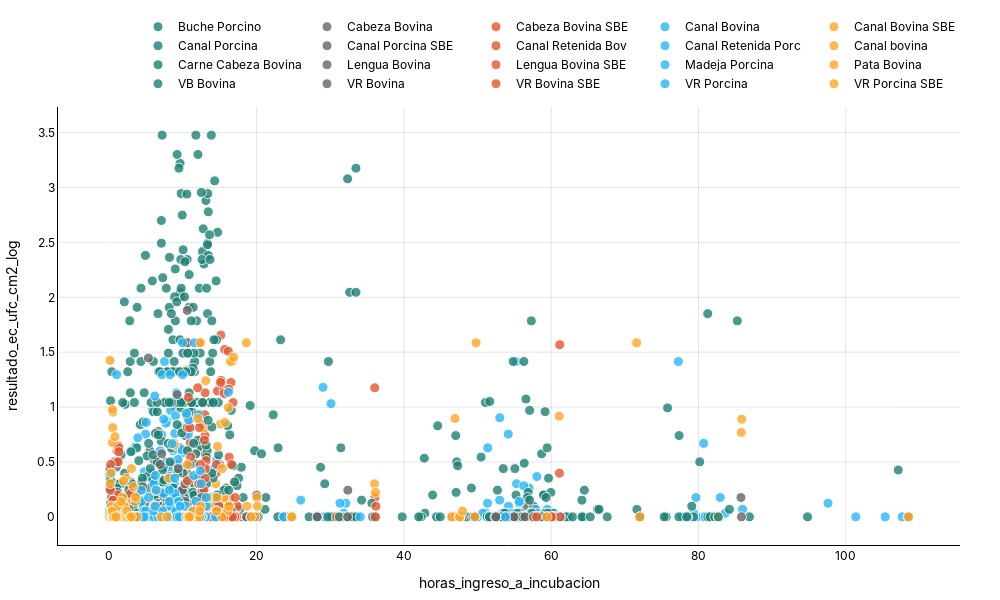

Write notebook code for a chart like this one.
### Code cell
#[analisis_ecoli_36c_24h["resultado_ec_ufc_cm2"]>0]
plot_scatter(
    df=analisis_ecoli_36c_24h,
     x_col="horas_ingreso_a_incubacion",
      y_col="resultado_ec_ufc_cm2_log",
       group_col="tipo_muestra_producto", 
       size_col="", 
       order_groups=None, 
       hover_data_cols=None, 
       title="", 
       x_title=None, 
       y_title=None, 
       text_format=".1f", 
       marker_size=10, 
       marker_opacity=0.8, 
       marker_colors=None, 
       height=600, 
       width=1000, 
       font_family="Inter, Arial, sans-serif", 
       output_path=None
)

### Figure 1 — Plotly figure (JSON) as saved in the notebook; plotly's stock layout.template omitted (floating-point values rounded to 4 significant figures; data arrays with more than 128 entries replaced by an {"elided": "..."} marker saying what was removed)
{"data": [{"customdata": {"elided": "136x3 str values"}, "hovertemplate": "<b>tipo_muestra_producto:</b> %{customdata[2]}<br><b>horas_ingreso_a_incubacion:</b> %{customdata[0]}<br><b>resultado_ec_ufc_cm2_log:</b> %{customdata[1]}<extra></extra>", "marker": {"color": "#1C8074", "line": {"color": "white", "width": 1}, "opacity": 0.8, "size": 10, "sizemode": "diameter", "sizeref": 1}, "mode": "markers", "name": "Buche Porcino", "type": "scatter", "x": {"elided": "136 float values"}, "y": {"elided": "136 float values"}}, {"customdata": {"elided": "141x3 str values"}, "hovertemplate": "<b>tipo_muestra_producto:</b> %{customdata[2]}<br><b>horas_ingreso_a_incubacion:</b> %{customdata[0]}<br><b>resultado_ec_ufc_cm2_log:</b> %{customdata[1]}<extra></extra>", "marker": {"color": "#666666", "line": {"color": "white", "width": 1}, "opacity": 0.8, "size": 10, "sizemode": "diameter", "sizeref": 1}, "mode": "markers", "name": "Cabeza Bovina", "type": "scatter", "x": {"elided": "141 float values"}, "y": {"elided": "141 float values"}}, {"customdata": {"elided": "125x3 str values"}, "hovertemplate": "<b>tipo_muestra_producto:</b> %{customdata[2]}<br><b>horas_ingreso_a_incubacion:</b> %{customdata[0]}<br><b>resultado_ec_ufc_cm2_log:</b> %{customdata[1]}<extra></extra>", "marker": {"color": "#E4572E", "line": {"color": "white", "width": 1}, "opacity": 0.8, "size": 10, "sizemode": "diameter", "sizeref": 1}, "mode": "markers", "name": "Cabeza Bovina SBE", "type": "scatter", "x": [8.567, 13.17, 11.8, 11.83, 12.4, 12.43, 12.47, 13.73, 13.9, 10.88, 15.45, 2.983, 0.6333, 10.63, 10.77, 11.0, 12.3, 12.43, 14.07, 15.2, 13.57, 12.32, 12.45, 12.48, 13.67, 15.08, 15.22, 15.35, 12.97, 13.1, 14.4, 14.67, 12.33, 1.4, 14.4, 12.5, 0.1333, 16.18, 16.32, 12.57, 10.93, 12.82, 60.07, 15.03, 15.13, 14.52, 61.15, 13.0, 11.87, 12.82, 12.03, 12.13, 12.27, 16.08, 13.38, 0.5667, 15.88, 14.68, 14.78, 0.1667, 0.25, 1.933, 11.4, 13.45, 13.75, 13.92, 14.02, 14.18, 12.23, 12.37, 16.23, 16.37, 13.07, 13.2, 15.4, 15.53, 17.07, 17.2, 58.07, 13.08, 16.17, 16.33, 14.17, 14.17, 14.75, 14.75, 16.98, 13.05, 13.82, 17.35, 14.55, 14.98, 14.2, 15.73, 15.87, 12.23, 12.33, 12.03, 13.15, 0.2833, 16.6, 16.77, 11.08, 36.07, 36.17, 12.9, 12.97, 9.65, 16.52, 15.63, 7.4, 17.07, 12.23, 12.13, 0.9, 0.4, 13.83, 10.57, 16.32, 14.85, 16.6, 16.77, 15.4, 15.6, 12.58], "y": [0.0, 0.0, 0.0, 0.1761, 0.0, 0.8603, 0.0, 0.0, 0.0, 0.09691, 0.0, 0.09691, 0.0, 0.6021, 0.0, 0.6767, 0.0, 0.0, 0.0, 0.0, 0.0, 0.0, 0.0, 0.09691, 0.0, 0.0, 0.0, 0.0, 0.09691, 0.0, 0.0, 1.146, 0.0, 0.0, 0.0, 0.0, 0.0, 0.0, 0.0, 0.3979, 0.0, 0.243, 0.0, 0.0, 1.656, 0.3979, 1.568, 0.7404, 0.0, 0.0, 0.0, 0.0, 0.0, 0.0, 0.3522, 0.0, 0.0, 0.0, 0.0, 0.0, 0.0, 0.0, 0.0, 0.0, 0.0, 0.0, 0.0, 0.0, 0.0, 0.0, 0.0, 0.0, 0.0, 0.0, 0.0, 0.0, 0.0, 0.0, 0.0, 0.0, 0.09691, 0.1761, 0.0, 0.0, 0.0, 0.0, 0.0, 0.0, 0.0, 0.0, 0.0, 0.4771, 0.0, 0.0, 0.09691, 0.0, 0.6021, 0.09691, 0.4393, 0.0, 0.0, 0.0, 0.0, 0.1761, 0.0, 0.0, 0.9294, 0.0, 1.224, 0.0, 0.301, 0.0, 0.0, 0.0, 0.301, 0.0, 0.0, 0.3979, 0.0, 0.1761, 0.0, 0.0, 0.0, 1.161, 0.3522]}, {"customdata": {"elided": "674x3 str values"}, "hovertemplate": "<b>tipo_muestra_producto:</b> %{customdata[2]}<br><b>horas_ingreso_a_incubacion:</b> %{customdata[0]}<br><b>resultado_ec_ufc_cm2_log:</b> %{customdata[1]}<extra></extra>", "marker": {"color": "#29B6F6", "line": {"color": "white", "width": 1}, "opacity": 0.8, "size": 10, "sizemode": "diameter", "sizeref": 1}, "mode": "markers", "name": "Canal Bovina", "type": "scatter", "x": {"elided": "674 float values"}, "y": {"elided": "674 float values"}}, {"customdata": {"elided": "127x3 str values"}, "hovertemplate": "<b>tipo_muestra_producto:</b> %{customdata[2]}<br><b>horas_ingreso_a_incubacion:</b> %{customdata[0]}<br><b>resultado_ec_ufc_cm2_log:</b> %{customdata[1]}<extra></extra>", "marker": {"color": "#FFA726", "line": {"color": "white", "width": 1}, "opacity": 0.8, "size": 10, "sizemode": "diameter", "sizeref": 1}, "mode": "markers", "name": "Canal Bovina SBE", "type": "scatter", "x": [8.433, 13.0, 11.5, 11.6, 12.0, 12.1, 12.17, 13.6, 13.83, 9.75, 15.32, 2.75, 0.5, 10.57, 10.7, 10.83, 12.23, 12.37, 14.0, 15.13, 13.5, 3.633, 12.25, 12.38, 12.42, 13.6, 15.02, 15.15, 15.28, 12.9, 13.03, 14.33, 14.6, 12.25, 1.333, 14.33, 12.43, 0.08333, 16.12, 16.25, 12.5, 10.87, 12.75, 60.0, 14.97, 15.1, 14.45, 61.08, 12.93, 11.8, 12.75, 11.97, 12.07, 12.2, 16.02, 13.32, 0.5, 15.82, 14.62, 14.75, 0.1333, 0.2167, 1.833, 11.33, 13.38, 13.62, 13.83, 13.98, 14.08, 12.17, 12.3, 16.17, 16.3, 13.0, 13.13, 15.33, 15.47, 17.0, 17.13, 17.27, 58.0, 12.58, 16.12, 16.33, 14.17, 14.17, 14.75, 14.75, 16.83, 12.98, 13.75, 17.25, 14.48, 16.88, 14.03, 14.13, 15.63, 15.77, 12.42, 12.27, 11.97, 0.1833, 16.53, 16.7, 11.02, 36.0, 36.13, 12.83, 12.92, 9.583, 16.45, 15.57, 7.333, 16.97, 11.67, 12.07, 0.8333, 0.3333, 13.67, 10.5, 16.25, 14.78, 16.53, 16.7, 15.33, 15.53, 12.5], "y": [0.0, 0.0, 0.0, 0.0, 0.0, 0.0, 0.03342, 0.0, 0.1239, 0.03342, 0.0, 0.1239, 0.0, 0.1239, 0.2625, 0.301, 0.0, 0.0, 0.0, 0.0, 0.0, 0.0, 0.0, 0.09691, 0.0, 0.0, 0.0, 0.0, 0.0, 0.0, 0.0, 0.0, 0.0, 0.0, 0.0, 0.0, 0.0, 0.0, 0.0, 0.0, 0.0, 0.0, 0.03342, 0.0, 0.0, 0.8451, 0.301, 0.9165, 0.1239, 0.03342, 0.0, 0.0, 0.0, 0.03342, 0.0, 0.0, 0.0, 0.0, 0.0, 0.0, 0.0, 0.0, 0.0, 0.0, 0.0, 0.0, 0.0, 0.0, 0.0, 0.0, 0.0, 0.0, 0.0, 0.0, 0.0, 0.0, 0.0, 0.0, 0.0, 0.0, 0.0, 0.0, 0.0, 0.0, 0.0, 0.0, 0.0, 0.0, 0.0, 0.0, 0.0, 0.09691, 0.0, 0.0, 0.0, 0.0, 0.1523, 0.0, 0.1987, 0.06819, 0.0, 0.03342, 0.0, 1.415, 0.1761, 0.301, 0.2227, 0.06819, 0.8129, 0.09691, 1.415, 0.1761, 0.1523, 0.301, 0.0, 0.0, 0.0, 0.0, 0.0, 1.339, 0.0, 0.0, 0.0, 0.0, 0.0, 0.0, 0.301]}, {"customdata": {"elided": "669x3 str values"}, "hovertemplate": "<b>tipo_muestra_producto:</b> %{customdata[2]}<br><b>horas_ingreso_a_incubacion:</b> %{customdata[0]}<br><b>resultado_ec_ufc_cm2_log:</b> %{customdata[1]}<extra></extra>", "marker": {"color": "#1C8074", "line": {"color": "white", "width": 1}, "opacity": 0.8, "size": 10, "sizemode": "diameter", "sizeref": 1}, "mode": "markers", "name": "Canal Porcina", "type": "scatter", "x": {"elided": "669 float values"}, "y": {"elided": "669 float values"}}, {"customdata": {"elided": "128x3 str values"}, "hovertemplate": "<b>tipo_muestra_producto:</b> %{customdata[2]}<br><b>horas_ingreso_a_incubacion:</b> %{customdata[0]}<br><b>resultado_ec_ufc_cm2_log:</b> %{customdata[1]}<extra></extra>", "marker": {"color": "#666666", "line": {"color": "white", "width": 1}, "opacity": 0.8, "size": 10, "sizemode": "diameter", "sizeref": 1}, "mode": "markers", "name": "Canal Porcina SBE", "type": "scatter", "x": [0.4167, 2.333, 0.1667, 1.1, 0.1, 0.5, 2.9, 0.1667, 0.2333, 0.6667, 0.2333, 49.67, 0.3, 2.167, 2.2, 2.233, 1.583, 1.617, 1.65, 1.683, 47.62, 24.42, 2.667, 0.8833, 0.7667, 2.333, 0.25, 2.65, 2.717, 1.467, 0.3333, 0.5833, 2.4, 3.5, 3.567, 0.0, 0.06667, 0.9667, 2.7, 18.58, 18.65, 20.0, 20.07, 0.4167, 46.83, 46.9, 1.85, 1.917, 0.6667, 19.75, 0.5, 1.133, 46.48, 0.8333, 47.47, 47.53, 0.4333, 1.0, 108.5, 0.2833, 0.3333, 2.0, 2.467, 0.5333, 0.8667, 2.333, 72.02, 2.867, 1.283, 3.033, 0.08333, 19.22, 1.033, 0.45, 24.67, 24.73, 0.1667, 0.2, 0.25, 0.3, 0.3333, 0.08333, 0.6667, 0.8, 0.9333, 1.0, 1.033, 2.75, 15.92, 0.35, 1.0, 0.3167, 2.4, 1.017, 47.92, 3.133, 12.9, 3.733, 12.35, 11.33, 10.73, 59.4, 10.65, 0.3667, 1.55, 2.8, 0.7, 6.0, 2.917, 13.05, 15.67, 12.22, 10.97, 16.83, 12.35, 12.27, 10.75, 1.583, 7.817, 0.1667, 16.12, 16.18, 14.55, 14.58, 14.65, 85.77, 85.83, 0.8667], "y": [0.0, 0.0, 0.0, 0.2227, 0.4393, 0.0, 0.0, 0.0, 0.0, 0.0, 0.0, 0.0, 0.0, 0.0, 0.0, 0.0, 0.0, 0.0, 0.0, 0.0, 0.0, 0.0, 0.0, 0.0, 0.0, 0.0, 0.0, 0.0, 0.0, 0.0, 0.0, 0.0, 0.03342, 0.0, 0.0, 0.0, 0.0, 0.0, 0.0, 0.0, 0.0, 0.1987, 0.0, 0.0, 0.0, 0.0, 0.0, 0.09691, 0.0, 0.0, 0.0, 0.6107, 0.0, 0.0, 0.0, 0.0, 0.0, 0.0, 0.0, 0.0, 0.03342, 0.0, 0.0, 0.03342, 0.0, 0.0, 0.0, 0.0, 0.0, 0.0, 0.03342, 0.0, 0.0, 0.0, 0.0, 0.0, 0.1239, 0.1239, 0.0, 0.1761, 0.0, 0.2625, 0.0, 0.5011, 0.4518, 0.06819, 0.0, 0.0, 0.0, 0.0, 0.0, 0.06819, 0.03342, 0.06819, 0.0, 0.0, 0.0, 0.0, 0.03342, 0.0, 0.09691, 0.0, 0.0, 0.0, 0.0, 0.0, 0.5011, 0.0, 0.0, 0.0, 0.0, 0.0, 0.0, 0.0, 0.0, 0.0, 0.0, 0.0, 0.0, 0.0, 0.0, 0.0, 0.09691, 0.0, 0.0, 0.1761, 0.0, 0.0]}, {"customdata": {"elided": "89x3 str values"}, "hovertemplate": "<b>tipo_muestra_producto:</b> %{customdata[2]}<br><b>horas_ingreso_a_incubacion:</b> %{customdata[0]}<br><b>resultado_ec_ufc_cm2_log:</b> %{customdata[1]}<extra></extra>", "marker": {"color": "#E4572E", "line": {"color": "white", "width": 1}, "opacity": 0.8, "size": 10, "sizemode": "diameter", "sizeref": 1}, "mode": "markers", "name": "Canal Retenida Bov", "type": "scatter", "x": [1.0, 1.033, 1.067, 1.1, 1.133, 1.167, 1.2, 1.233, 1.267, 1.3, 5.833, 5.867, 5.9, 5.933, 5.967, 6.433, 6.467, 6.5, 6.533, 6.567, 6.6, 6.633, 6.667, 6.7, 6.717, 6.733, 6.767, 6.8, 30.83, 6.867, 6.9, 6.933, 6.967, 7.0, 7.033, 7.067, 5.133, 5.167, 5.2, 0.5, 0.5, 0.5, 0.5, 0.5, 0.5, 0.5, 0.5, 0.5, 0.5, 0.5, 0.5, 0.5, 0.5, 0.5, 0.5, 0.5, 0.5, 0.5, 0.5, 0.5, 0.5, 0.5, 0.5, 0.5, 0.5, 0.5, 0.5, 0.5, 0.5, 0.5, 0.5, 0.5, 0.5, 0.5, 0.5, 0.5, 0.5, 0.5, 0.5, 1.0, 1.033, 1.067, 1.1, 1.133, 1.167, 1.2, 1.233, 1.3, 1.333], "y": [0.5011, 0.6021, 0.09691, 0.0, 0.1987, 0.6284, 0.5011, 0.6454, 0.6284, 0.5933, 0.03342, 0.0, 0.09691, 0.0, 0.0, 0.0, 0.0, 0.0, 0.0, 0.0, 0.0, 0.0, 0.0, 0.0, 0.0, 0.0, 0.03342, 0.0, 0.0, 0.0, 0.0, 0.0, 0.0, 0.0, 0.0, 0.0, 0.0, 0.0, 0.0, 0.0, 0.0, 0.0, 0.0, 0.0, 0.0, 0.0, 0.0, 0.0, 0.0, 0.0, 0.0, 0.0, 0.0, 0.0, 0.0, 0.1523, 0.0, 0.0, 0.0, 0.0, 0.0, 0.0, 0.0, 0.0, 0.0, 0.0, 0.0, 0.0, 0.0, 0.0, 0.0, 0.0, 0.1523, 0.0, 0.0, 0.0, 0.0, 0.0, 0.0, 0.0, 0.0, 0.0, 0.0, 0.0, 0.0, 0.0, 0.0, 0.0, 0.0]}, {"customdata": [["0.8333", "0.1", "Canal Retenida Porc"], ["6", "0.0", "Canal Retenida Porc"], ["1", "0.0", "Canal Retenida Porc"], ["9.483", "0.0", "Canal Retenida Porc"]], "hovertemplate": "<b>tipo_muestra_producto:</b> %{customdata[2]}<br><b>horas_ingreso_a_incubacion:</b> %{customdata[0]}<br><b>resultado_ec_ufc_cm2_log:</b> %{customdata[1]}<extra></extra>", "marker": {"color": "#29B6F6", "line": {"color": "white", "width": 1}, "opacity": 0.8, "size": 10, "sizemode": "diameter", "sizeref": 1}, "mode": "markers", "name": "Canal Retenida Porc", "type": "scatter", "x": [0.8333, 6.0, 1.0, 9.483], "y": [0.09691, 0.03342, 0.0, 0.0]}, {"customdata": [["8.75", "0.0", "Canal bovina"], ["8.417", "0.0", "Canal bovina"]], "hovertemplate": "<b>tipo_muestra_producto:</b> %{customdata[2]}<br><b>horas_ingreso_a_incubacion:</b> %{customdata[0]}<br><b>resultado_ec_ufc_cm2_log:</b> %{customdata[1]}<extra></extra>", "marker": {"color": "#FFA726", "line": {"color": "white", "width": 1}, "opacity": 0.8, "size": 10, "sizemode": "diameter", "sizeref": 1}, "mode": "markers", "name": "Canal bovina", "type": "scatter", "x": [8.75, 8.417], "y": [0.0, 0.0]}, {"customdata": {"elided": "141x3 str values"}, "hovertemplate": "<b>tipo_muestra_producto:</b> %{customdata[2]}<br><b>horas_ingreso_a_incubacion:</b> %{customdata[0]}<br><b>resultado_ec_ufc_cm2_log:</b> %{customdata[1]}<extra></extra>", "marker": {"color": "#1C8074", "line": {"color": "white", "width": 1}, "opacity": 0.8, "size": 10, "sizemode": "diameter", "sizeref": 1}, "mode": "markers", "name": "Carne Cabeza Bovina", "type": "scatter", "x": {"elided": "141 float values"}, "y": {"elided": "141 float values"}}, {"customdata": {"elided": "141x3 str values"}, "hovertemplate": "<b>tipo_muestra_producto:</b> %{customdata[2]}<br><b>horas_ingreso_a_incubacion:</b> %{customdata[0]}<br><b>resultado_ec_ufc_cm2_log:</b> %{customdata[1]}<extra></extra>", "marker": {"color": "#666666", "line": {"color": "white", "width": 1}, "opacity": 0.8, "size": 10, "sizemode": "diameter", "sizeref": 1}, "mode": "markers", "name": "Lengua Bovina", "type": "scatter", "x": {"elided": "141 float values"}, "y": {"elided": "141 float values"}}, {"customdata": {"elided": "124x3 str values"}, "hovertemplate": "<b>tipo_muestra_producto:</b> %{customdata[2]}<br><b>horas_ingreso_a_incubacion:</b> %{customdata[0]}<br><b>resultado_ec_ufc_cm2_log:</b> %{customdata[1]}<extra></extra>", "marker": {"color": "#E4572E", "line": {"color": "white", "width": 1}, "opacity": 0.8, "size": 10, "sizemode": "diameter", "sizeref": 1}, "mode": "markers", "name": "Lengua Bovina SBE", "type": "scatter", "x": [8.633, 13.23, 11.93, 11.97, 12.57, 12.6, 12.63, 13.8, 13.93, 9.95, 15.52, 3.083, 0.7, 10.67, 10.8, 11.03, 12.33, 12.47, 14.1, 15.23, 13.6, 13.7, 12.35, 12.48, 12.52, 13.7, 15.12, 15.25, 15.38, 13.0, 13.13, 14.43, 12.37, 1.433, 14.43, 12.53, 0.15, 16.22, 16.35, 12.6, 10.97, 12.85, 60.1, 15.07, 15.17, 14.55, 61.18, 13.03, 11.9, 12.85, 12.03, 12.17, 12.3, 16.12, 13.42, 0.5667, 15.92, 14.72, 14.82, 0.1833, 0.2667, 1.967, 11.43, 13.58, 13.78, 13.95, 14.05, 14.25, 12.27, 12.4, 16.27, 16.5, 13.1, 13.23, 15.43, 15.57, 17.1, 17.23, 57.93, 13.12, 16.12, 16.42, 14.17, 14.17, 14.75, 14.75, 17.08, 13.08, 13.82, 17.38, 14.58, 14.1, 14.23, 12.25, 12.37, 12.07, 12.17, 12.3, 0.35, 16.67, 16.8, 11.12, 36.1, 36.2, 12.92, 13.0, 9.683, 16.58, 15.67, 7.5, 17.1, 12.0, 12.17, 0.4333, 0.4667, 14.6, 10.6, 16.35, 14.88, 16.67, 16.8, 15.5, 15.63, 12.6], "y": [0.0, 0.0, 0.0, 0.09691, 0.0, 0.0, 0.0, 0.0, 0.0, 0.09691, 0.0, 0.0, 0.0, 1.585, 0.0, 0.5441, 0.0, 0.0, 0.0, 0.0, 0.0, 0.0, 0.0, 0.0, 0.0, 0.0, 0.0, 0.0, 0.0, 1.13, 0.5119, 0.0, 0.0, 0.0, 0.0, 0.0, 0.0, 1.161, 0.0, 0.09691, 0.0, 0.0, 0.0, 0.0, 1.243, 0.4771, 0.0, 0.4393, 0.09691, 0.243, 0.0, 0.0, 0.0, 0.0, 0.0, 0.0, 0.0, 0.0, 0.0, 0.4771, 0.0, 0.0, 0.0, 0.0, 0.0, 0.0, 0.0, 0.0, 0.09691, 0.0, 0.5441, 0.0, 0.0, 0.0, 0.0, 0.0, 0.0, 0.0, 0.0, 0.0, 0.0, 0.0, 0.0, 0.0, 0.0, 0.0, 0.0, 0.0, 0.0, 0.09691, 0.0, 0.0, 0.0, 0.0, 0.4771, 0.301, 0.0, 0.0, 0.0, 0.0, 1.041, 0.0, 0.0, 0.09691, 0.699, 0.3522, 0.0, 0.4771, 1.525, 0.0, 0.1761, 1.176, 0.301, 0.0, 0.0, 0.0, 0.8129, 0.09691, 0.09691, 0.0, 0.0, 0.0, 0.0, 0.09691]}, {"customdata": [["11.33", "0.0", "Madeja Porcina"], ["8.567", "0.0", "Madeja Porcina"], ["14.2", "0.0", "Madeja Porcina"], ["3.167", "0.0", "Madeja Porcina"], ["0.3333", "0.0", "Madeja Porcina"], ["10.92", "0.0", "Madeja Porcina"], ["10.33", "0.0", "Madeja Porcina"], ["0.35", "0.0", "Madeja Porcina"], ["10.68", "0.0", "Madeja Porcina"], ["9.183", "0.0", "Madeja Porcina"], ["14.25", "0.0", "Madeja Porcina"], ["12.37", "0.0", "Madeja Porcina"], ["11.02", "0.0", "Madeja Porcina"], ["9.2", "0.0", "Madeja Porcina"], ["10.05", "0.0", "Madeja Porcina"], ["10.12", "0.0", "Madeja Porcina"], ["12.35", "0.0", "Madeja Porcina"], ["12.12", "0.0", "Madeja Porcina"], ["14.48", "0.0", "Madeja Porcina"], ["14.52", "0.0", "Madeja Porcina"]], "hovertemplate": "<b>tipo_muestra_producto:</b> %{customdata[2]}<br><b>horas_ingreso_a_incubacion:</b> %{customdata[0]}<br><b>resultado_ec_ufc_cm2_log:</b> %{customdata[1]}<extra></extra>", "marker": {"color": "#29B6F6", "line": {"color": "white", "width": 1}, "opacity": 0.8, "size": 10, "sizemode": "diameter", "sizeref": 1}, "mode": "markers", "name": "Madeja Porcina", "type": "scatter", "x": [11.33, 8.567, 14.2, 3.167, 0.3333, 10.92, 10.33, 0.35, 10.68, 9.183, 14.25, 12.37, 11.02, 9.2, 10.05, 10.12, 12.35, 12.12, 14.48, 14.52], "y": [0.0, 0.0, 0.0, 0.0, 0.0, 0.0, 0.0, 0.0, 0.0, 0.0, 0.0, 0.0, 0.0, 0.0, 0.0, 0.0, 0.0, 0.0, 0.0, 0.0]}, {"customdata": {"elided": "141x3 str values"}, "hovertemplate": "<b>tipo_muestra_producto:</b> %{customdata[2]}<br><b>horas_ingreso_a_incubacion:</b> %{customdata[0]}<br><b>resultado_ec_ufc_cm2_log:</b> %{customdata[1]}<extra></extra>", "marker": {"color": "#FFA726", "line": {"color": "white", "width": 1}, "opacity": 0.8, "size": 10, "sizemode": "diameter", "sizeref": 1}, "mode": "markers", "name": "Pata Bovina", "type": "scatter", "x": {"elided": "141 float values"}, "y": {"elided": "141 float values"}}, {"customdata": {"elided": "142x3 str values"}, "hovertemplate": "<b>tipo_muestra_producto:</b> %{customdata[2]}<br><b>horas_ingreso_a_incubacion:</b> %{customdata[0]}<br><b>resultado_ec_ufc_cm2_log:</b> %{customdata[1]}<extra></extra>", "marker": {"color": "#1C8074", "line": {"color": "white", "width": 1}, "opacity": 0.8, "size": 10, "sizemode": "diameter", "sizeref": 1}, "mode": "markers", "name": "VB Bovina", "type": "scatter", "x": {"elided": "142 float values"}, "y": {"elided": "142 float values"}}, {"customdata": {"elided": "140x3 str values"}, "hovertemplate": "<b>tipo_muestra_producto:</b> %{customdata[2]}<br><b>horas_ingreso_a_incubacion:</b> %{customdata[0]}<br><b>resultado_ec_ufc_cm2_log:</b> %{customdata[1]}<extra></extra>", "marker": {"color": "#666666", "line": {"color": "white", "width": 1}, "opacity": 0.8, "size": 10, "sizemode": "diameter", "sizeref": 1}, "mode": "markers", "name": "VR Bovina", "type": "scatter", "x": {"elided": "140 float values"}, "y": {"elided": "140 float values"}}, {"customdata": {"elided": "123x3 str values"}, "hovertemplate": "<b>tipo_muestra_producto:</b> %{customdata[2]}<br><b>horas_ingreso_a_incubacion:</b> %{customdata[0]}<br><b>resultado_ec_ufc_cm2_log:</b> %{customdata[1]}<extra></extra>", "marker": {"color": "#E4572E", "line": {"color": "white", "width": 1}, "opacity": 0.8, "size": 10, "sizemode": "diameter", "sizeref": 1}, "mode": "markers", "name": "VR Bovina SBE", "type": "scatter", "x": [8.5, 13.07, 11.67, 12.23, 12.27, 12.3, 13.67, 13.87, 9.817, 15.38, 2.883, 0.5667, 10.6, 10.73, 10.92, 12.27, 12.4, 14.03, 15.17, 13.53, 13.67, 12.28, 12.42, 12.45, 13.63, 15.05, 15.18, 15.32, 12.93, 13.07, 14.37, 14.5, 14.63, 12.28, 1.367, 14.37, 12.47, 0.1, 16.15, 16.28, 12.53, 10.9, 12.78, 60.03, 15.0, 15.1, 14.48, 61.12, 12.97, 11.83, 12.78, 12.0, 12.1, 12.23, 16.05, 13.35, 0.5333, 15.85, 14.65, 0.15, 0.2333, 1.867, 11.37, 13.42, 13.68, 13.72, 14.02, 14.12, 12.2, 12.33, 16.2, 16.33, 13.03, 13.17, 15.37, 15.5, 17.03, 17.17, 58.03, 12.62, 16.12, 16.35, 14.17, 14.17, 14.75, 16.92, 13.02, 13.78, 17.28, 14.52, 15.95, 14.07, 14.17, 15.7, 15.83, 12.2, 12.3, 12.0, 0.25, 16.57, 16.73, 11.05, 36.03, 12.87, 12.93, 9.617, 16.48, 15.6, 7.367, 17.03, 12.25, 12.17, 12.1, 0.8667, 0.3667, 13.8, 16.28, 14.82, 16.57, 16.73, 15.37, 15.57, 12.53], "y": [0.0, 0.0, 0.0, 0.8129, 0.0, 0.0, 0.0, 0.0, 0.05308, 0.0, 0.2122, 0.0, 0.3284, 1.088, 0.8129, 0.0, 0.0, 0.0, 0.0, 0.0, 0.0, 0.0, 0.0, 0.0, 0.0, 0.0, 0.0, 0.0, 0.0, 0.0, 0.0, 0.0, 0.05308, 0.0, 0.0, 0.0, 0.0, 0.0, 1.509, 0.0, 0.0, 0.0, 0.05308, 0.0, 0.0, 1.224, 0.05308, 0.3979, 0.05308, 0.0, 0.0, 0.0, 0.0, 0.0, 0.0, 0.0, 0.0, 0.0, 0.0, 0.243, 0.0, 0.0, 0.0, 0.0, 0.0, 0.0, 0.0, 0.0, 0.0, 0.0, 0.0, 0.0, 0.0, 0.0, 0.0, 0.0, 0.0, 0.0, 0.0, 0.0, 0.0, 0.0, 0.0, 0.0, 0.0, 0.0, 0.0, 0.0, 0.0, 0.0, 0.05308, 0.0, 0.0, 0.0, 0.0, 0.0, 0.05308, 0.09691, 0.0, 0.05308, 0.0, 0.0, 1.176, 0.0, 0.0, 0.0, 0.0, 1.122, 0.05308, 0.0, 0.0, 0.0, 1.585, 0.0, 0.0, 0.0, 0.0, 0.0, 0.0, 0.0, 0.0, 0.0, 0.0]}, {"customdata": {"elided": "138x3 str values"}, "hovertemplate": "<b>tipo_muestra_producto:</b> %{customdata[2]}<br><b>horas_ingreso_a_incubacion:</b> %{customdata[0]}<br><b>resultado_ec_ufc_cm2_log:</b> %{customdata[1]}<extra></extra>", "marker": {"color": "#29B6F6", "line": {"color": "white", "width": 1}, "opacity": 0.8, "size": 10, "sizemode": "diameter", "sizeref": 1}, "mode": "markers", "name": "VR Porcina", "type": "scatter", "x": {"elided": "138 float values"}, "y": {"elided": "138 float values"}}, {"customdata": {"elided": "121x3 str values"}, "hovertemplate": "<b>tipo_muestra_producto:</b> %{customdata[2]}<br><b>horas_ingreso_a_incubacion:</b> %{customdata[0]}<br><b>resultado_ec_ufc_cm2_log:</b> %{customdata[1]}<extra></extra>", "marker": {"color": "#FFA726", "line": {"color": "white", "width": 1}, "opacity": 0.8, "size": 10, "sizemode": "diameter", "sizeref": 1}, "mode": "markers", "name": "VR Porcina SBE", "type": "scatter", "x": [0.5, 2.4, 0.3167, 1.167, 0.2, 0.5667, 3.0, 0.2, 0.3, 0.7333, 0.2667, 49.63, 0.3333, 2.267, 2.3, 1.717, 1.75, 1.783, 1.817, 47.65, 47.45, 2.733, 0.9167, 2.367, 0.2833, 2.683, 2.75, 1.5, 0.3667, 0.6167, 2.433, 3.533, 3.583, 0.03333, 0.1, 1.0, 2.717, 18.62, 18.68, 20.03, 20.1, 0.45, 46.87, 46.93, 1.883, 1.95, 0.7, 19.78, 0.5333, 1.167, 46.52, 47.5, 47.57, 0.95, 10.47, 108.5, 0.3, 0.3667, 2.033, 2.5, 0.5667, 0.9333, 2.367, 72.05, 2.9, 1.333, 2.067, 0.1167, 19.25, 1.067, 0.5, 24.7, 24.77, 0.8333, 0.9167, 0.4333, 49.8, 71.6, 12.0, 16.1, 15.28, 15.33, 0.4167, 1.033, 0.35, 2.433, 1.083, 47.95, 3.25, 11.92, 3.767, 12.38, 11.35, 10.8, 59.42, 10.68, 0.4, 1.583, 2.833, 0.7667, 7.033, 3.0, 13.08, 15.7, 12.25, 11.0, 16.87, 12.38, 12.3, 10.85, 0.6167, 7.85, 0.2, 16.15, 16.22, 14.58, 14.62, 14.68, 85.8, 85.87, 0.9], "y": [0.9542, 0.0, 0.0, 0.09691, 0.0, 0.0, 0.4393, 0.0, 0.09691, 0.0, 0.09691, 0.0, 0.0, 0.3522, 0.0, 0.05308, 0.05308, 0.05308, 0.1761, 0.0, 0.0, 0.0, 0.0, 0.0, 0.0, 0.0, 0.0, 0.0, 0.0, 0.0, 0.0, 0.1399, 0.1761, 0.0, 1.425, 0.05308, 0.0, 1.585, 0.09691, 0.1761, 0.09691, 0.8129, 0.0, 0.8965, 0.0, 0.3284, 0.0, 0.0, 0.0, 0.0, 0.0, 0.0, 0.0, 0.0, 0.0, 0.0, 0.0, 0.0, 0.05308, 0.0, 0.0, 0.0, 0.0, 0.0, 0.0, 0.0, 0.09691, 0.301, 0.0, 0.0, 0.0, 0.0, 0.0, 0.05308, 0.0, 0.6767, 1.585, 1.585, 0.8965, 0.05308, 0.0, 0.4393, 0.9777, 0.0, 0.05308, 0.05308, 0.09691, 0.05308, 0.2742, 0.0, 0.0, 0.09691, 0.05308, 0.0, 0.0, 0.0, 0.05308, 0.1399, 0.0, 0.7308, 0.0, 0.0, 1.24, 0.8603, 0.0, 0.0, 1.455, 1.585, 0.05308, 0.0, 0.0, 0.0, 0.3979, 0.9948, 0.09691, 0.05308, 0.1761, 0.6415, 0.7694, 0.8893, 0.0]}], "layout": {"font": {"color": "black", "family": "Inter, Arial, sans-serif"}, "height": 600, "legend": {"orientation": "h", "title": {"text": ""}, "x": 1, "xanchor": "right", "y": 1.02, "yanchor": "bottom"}, "margin": {"b": 40, "l": 40, "r": 40, "t": 80}, "paper_bgcolor": "rgba(0,0,0,0)", "plot_bgcolor": "rgba(0,0,0,0)", "title": {"text": "<b><b>", "x": 0.5, "xanchor": "center", "y": 0.95, "yanchor": "top"}, "width": 1000, "xaxis": {"gridcolor": "rgba(0,0,0,0.1)", "linecolor": "black", "showgrid": true, "showline": true, "title": {"text": "horas_ingreso_a_incubacion"}}, "yaxis": {"gridcolor": "rgba(0,0,0,0.1)", "linecolor": "black", "showgrid": true, "showline": true, "title": {"text": "resultado_ec_ufc_cm2_log"}}}}
